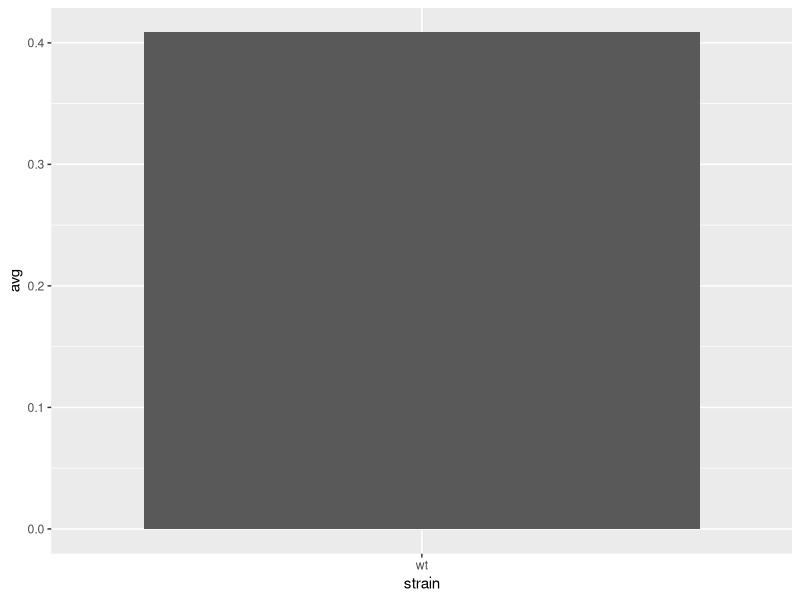
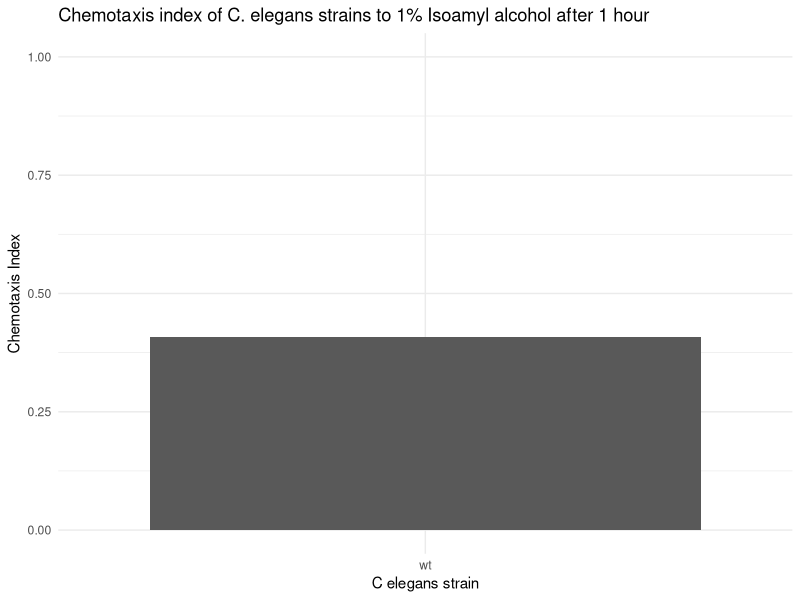
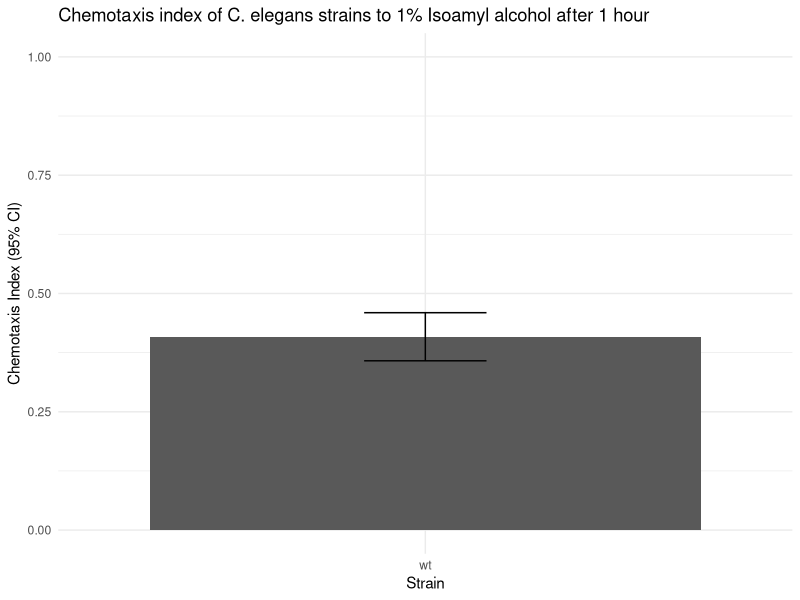
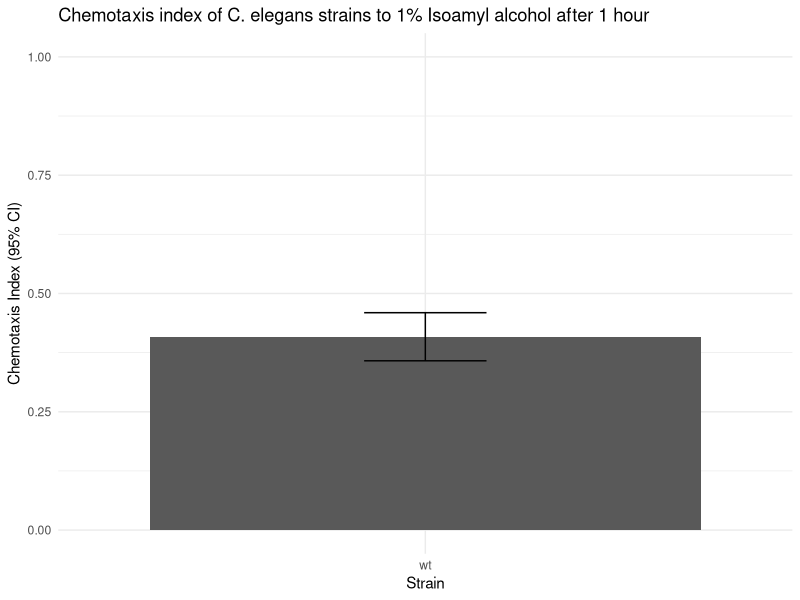

These charts were generated, in order, by the following R code:
## ---- chunk 1
library(tidyverse)

## ---- chunk 2

# In this example we have plates a, b, and c. In plate a, the T1 quadrant has 10, T2 has 8, C1 has 3, and C2 has 4. The measurements for the other plates follow a similar pattern.

strain<-c("wt", "wt", "wt")
plate<-c("a","b","c")
T1<-c(10, 8, 10)
T2<-c(8, 7, 9)
C1<-c(3, 2, 5)
C2<-c(4, 4, 4)

 df <- data.frame(strain, plate,T1,T2,C1,C2)       # df is a data frame
 df

## ---- chunk 3


df<-mutate(.data=df, ChemI=((T1+T2)-(C1+C2))/(T1+T2+C1+C2))

#print out our updated df dataframe
df





## ---- chunk 4
meanChemI<-df %>% group_by(strain) %>% summarise(avg=mean(ChemI), StandardDeviation=sd(ChemI), n=n(), upperCI=avg+((qnorm(0.975)*StandardDeviation)/sqrt(n)), lowerCI=avg-((qnorm(0.975)*StandardDeviation)/sqrt(n)))

meanChemI
## ---- chunk 5
ggplot(data=meanChemI, mapping=aes(x=strain, y=avg))+geom_bar(stat="identity")
## ---- chunk 6
ggplot(data=meanChemI, mapping=aes(x=strain, y=avg))+geom_bar(stat="identity")+labs(title="Chemotaxis index of C. elegans strains to 1% Isoamyl alcohol after 1 hour", x="C elegans strain", y="Chemotaxis Index", fill = "Strain") + theme_minimal()+ylim(0,1)
## ---- chunk 7
ChemIPlot <- ggplot(data=meanChemI, aes(strain, avg)) +
geom_col() +
geom_errorbar(aes(ymin = lowerCI, ymax = upperCI), width=0.2)

ChemIPlot + labs(title="Chemotaxis index of C. elegans strains to 1% Isoamyl alcohol after 1 hour",y="Chemotaxis Index (95% CI)", x = "Strain") + theme_minimal() + ylim(0,1)
## ---- chunk 8
ggsave("plot.png", height=5, width=8)


